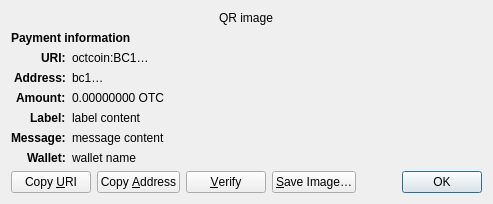
<?xml version="1.0" encoding="UTF-8"?>
<ui version="4.0">
 <class>ReceiveRequestDialog</class>
 <widget class="QDialog" name="ReceiveRequestDialog">
  <property name="geometry">
   <rect>
    <x>0</x>
    <y>0</y>
    <width>413</width>
    <height>229</height>
   </rect>
  </property>
  <property name="windowTitle">
   <string>Request payment to …</string>
  </property>
  <layout class="QGridLayout" name="gridLayout" columnstretch="0,1">
   <property name="sizeConstraint">
    <enum>QLayout::SetFixedSize</enum>
   </property>
   <item row="0" column="0" colspan="2" alignment="Qt::AlignHCenter">
    <widget class="QRImageWidget" name="qr_code">
     <property name="text">
      <string notr="true">QR image</string>
     </property>
     <property name="textInteractionFlags">
      <set>Qt::NoTextInteraction</set>
     </property>
    </widget>
   </item>
   <item row="1" column="0" colspan="2">
    <widget class="QLabel" name="payment_header">
     <property name="font">
      <font>
       <weight>75</weight>
       <bold>true</bold>
      </font>
     </property>
     <property name="text">
      <string>Payment information</string>
     </property>
     <property name="textInteractionFlags">
      <set>Qt::NoTextInteraction</set>
     </property>
    </widget>
   </item>
   <item row="2" column="0" alignment="Qt::AlignRight|Qt::AlignTop">
    <widget class="QLabel" name="uri_tag">
     <property name="font">
      <font>
       <weight>75</weight>
       <bold>true</bold>
      </font>
     </property>
     <property name="text">
      <string notr="true">URI:</string>
     </property>
     <property name="textFormat">
      <enum>Qt::PlainText</enum>
     </property>
     <property name="textInteractionFlags">
      <set>Qt::NoTextInteraction</set>
     </property>
    </widget>
   </item>
   <item row="2" column="1" alignment="Qt::AlignTop">
    <widget class="QLabel" name="uri_content">
     <property name="text">
      <string notr="true">octcoin:BC1…</string>
     </property>
     <property name="textFormat">
      <enum>Qt::RichText</enum>
     </property>
     <property name="wordWrap">
      <bool>true</bool>
     </property>
     <property name="textInteractionFlags">
      <set>Qt::TextSelectableByMouse</set>
     </property>
    </widget>
   </item>
   <item row="3" column="0" alignment="Qt::AlignRight|Qt::AlignTop">
    <widget class="QLabel" name="address_tag">
     <property name="font">
      <font>
       <weight>75</weight>
       <bold>true</bold>
      </font>
     </property>
     <property name="text">
      <string>Address:</string>
     </property>
     <property name="textInteractionFlags">
      <set>Qt::NoTextInteraction</set>
     </property>
    </widget>
   </item>
   <item row="3" column="1" alignment="Qt::AlignTop">
    <widget class="QLabel" name="address_content">
     <property name="text">
      <string notr="true">bc1…</string>
     </property>
     <property name="textFormat">
      <enum>Qt::PlainText</enum>
     </property>
     <property name="textInteractionFlags">
      <set>Qt::TextSelectableByMouse</set>
     </property>
    </widget>
   </item>
   <item row="4" column="0" alignment="Qt::AlignRight|Qt::AlignTop">
    <widget class="QLabel" name="amount_tag">
     <property name="font">
      <font>
       <weight>75</weight>
       <bold>true</bold>
      </font>
     </property>
     <property name="text">
      <string>Amount:</string>
     </property>
     <property name="textInteractionFlags">
      <set>Qt::NoTextInteraction</set>
     </property>
    </widget>
   </item>
   <item row="4" column="1" alignment="Qt::AlignTop">
    <widget class="QLabel" name="amount_content">
     <property name="text">
      <string notr="true">0.00000000 OTC</string>
     </property>
     <property name="textFormat">
      <enum>Qt::PlainText</enum>
     </property>
     <property name="textInteractionFlags">
      <set>Qt::TextSelectableByMouse</set>
     </property>
    </widget>
   </item>
   <item row="5" column="0" alignment="Qt::AlignRight|Qt::AlignTop">
    <widget class="QLabel" name="label_tag">
     <property name="font">
      <font>
       <weight>75</weight>
       <bold>true</bold>
      </font>
     </property>
     <property name="text">
      <string>Label:</string>
     </property>
     <property name="textInteractionFlags">
      <set>Qt::NoTextInteraction</set>
     </property>
    </widget>
   </item>
   <item row="5" column="1" alignment="Qt::AlignTop">
    <widget class="QLabel" name="label_content">
     <property name="text">
      <string notr="true">label content</string>
     </property>
     <property name="textFormat">
      <enum>Qt::PlainText</enum>
     </property>
     <property name="wordWrap">
      <bool>true</bool>
     </property>
     <property name="textInteractionFlags">
      <set>Qt::TextSelectableByMouse</set>
     </property>
    </widget>
   </item>
   <item row="6" column="0" alignment="Qt::AlignRight|Qt::AlignTop">
    <widget class="QLabel" name="message_tag">
     <property name="font">
      <font>
       <weight>75</weight>
       <bold>true</bold>
      </font>
     </property>
     <property name="text">
      <string>Message:</string>
     </property>
     <property name="textInteractionFlags">
      <set>Qt::NoTextInteraction</set>
     </property>
    </widget>
   </item>
   <item row="6" column="1" alignment="Qt::AlignTop">
    <widget class="QLabel" name="message_content">
     <property name="text">
      <string notr="true">message content</string>
     </property>
     <property name="textFormat">
      <enum>Qt::PlainText</enum>
     </property>
     <property name="wordWrap">
      <bool>true</bool>
     </property>
     <property name="textInteractionFlags">
      <set>Qt::TextSelectableByMouse</set>
     </property>
    </widget>
   </item>
   <item row="7" column="0" alignment="Qt::AlignRight|Qt::AlignTop">
    <widget class="QLabel" name="wallet_tag">
     <property name="font">
      <font>
       <weight>75</weight>
       <bold>true</bold>
      </font>
     </property>
     <property name="text">
      <string>Wallet:</string>
     </property>
     <property name="textInteractionFlags">
      <set>Qt::NoTextInteraction</set>
     </property>
    </widget>
   </item>
   <item row="7" column="1" alignment="Qt::AlignTop">
    <widget class="QLabel" name="wallet_content">
     <property name="text">
      <string notr="true">wallet name</string>
     </property>
     <property name="textFormat">
      <enum>Qt::PlainText</enum>
     </property>
     <property name="wordWrap">
      <bool>true</bool>
     </property>
     <property name="textInteractionFlags">
      <set>Qt::TextSelectableByMouse</set>
     </property>
    </widget>
   </item>
   <item row="8" column="0" colspan="2">
    <layout class="QHBoxLayout" name="horizontalLayout">
     <item>
      <widget class="QPushButton" name="btnCopyURI">
       <property name="text">
        <string>Copy &amp;URI</string>
       </property>
       <property name="autoDefault">
        <bool>false</bool>
       </property>
      </widget>
     </item>
     <item>
      <widget class="QPushButton" name="btnCopyAddress">
       <property name="text">
        <string>Copy &amp;Address</string>
       </property>
       <property name="autoDefault">
        <bool>false</bool>
       </property>
      </widget>
     </item>
     <item>
      <widget class="QPushButton" name="btnVerify">
       <property name="text">
        <string>&amp;Verify</string>
       </property>
       <property name="toolTip">
        <string>Verify this address on e.g. a hardware wallet screen</string>
       </property>
       <property name="autoDefault">
        <bool>false</bool>
       </property>
      </widget>
     </item>
     <item>
      <widget class="QPushButton" name="btnSaveAs">
       <property name="text">
        <string>&amp;Save Image…</string>
       </property>
       <property name="autoDefault">
        <bool>false</bool>
       </property>
      </widget>
     </item>
     <item>
      <spacer name="horizontalSpacer_2">
       <property name="orientation">
        <enum>Qt::Horizontal</enum>
       </property>
       <property name="sizeHint" stdset="0">
        <size>
         <width>40</width>
         <height>20</height>
        </size>
       </property>
      </spacer>
     </item>
     <item>
      <widget class="QDialogButtonBox" name="buttonBox">
       <property name="focusPolicy">
        <enum>Qt::StrongFocus</enum>
       </property>
       <property name="standardButtons">
        <set>QDialogButtonBox::Ok</set>
       </property>
      </widget>
     </item>
    </layout>
   </item>
  </layout>
 </widget>
 <customwidgets>
  <customwidget>
   <class>QRImageWidget</class>
   <extends>QLabel</extends>
   <header>qt/qrimagewidget.h</header>
  </customwidget>
 </customwidgets>
 <tabstops>
  <tabstop>buttonBox</tabstop>
  <tabstop>btnCopyURI</tabstop>
  <tabstop>btnCopyAddress</tabstop>
  <tabstop>btnSaveAs</tabstop>
 </tabstops>
 <resources/>
 <connections>
  <connection>
   <sender>buttonBox</sender>
   <signal>accepted()</signal>
   <receiver>ReceiveRequestDialog</receiver>
   <slot>accept()</slot>
   <hints>
    <hint type="sourcelabel">
     <x>135</x>
     <y>230</y>
    </hint>
    <hint type="destinationlabel">
     <x>135</x>
     <y>126</y>
    </hint>
   </hints>
  </connection>
 </connections>
</ui>
